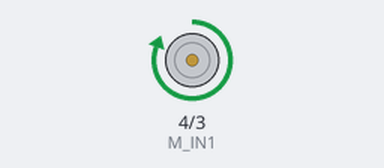
Bench run of a sketch on a simulated Arduino Uno, built with avr-gcc and run on an emulated ATmega328P. Parts: motor-driver pin pairs drawn as motors (green arrow = first pin HIGH = forward, orange = second pin HIGH = backward, longer = more drive, scaled by the enable pin).

Above: at 2.5 s.
At 7.5 s:
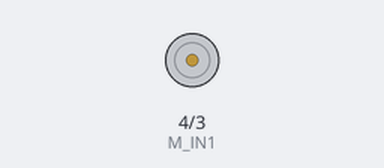
At 12.5 s:
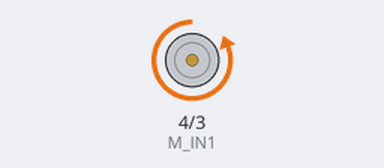
Timing chart, 0 to 19.5 s (numbered marks = the images above):
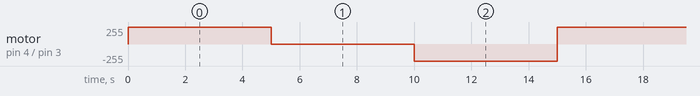

The sketch:

1114_DCMotor1.ino
```cpp
#define EA 5 // 모터드라이버 EA 핀, 아두이노 우노 보드 디지털 5번 핀에 연결
#define M_IN1 4 // 모터드라이버 IN1 핀, 아두이노 우노 보드 디지털 4번 핀에 연결
#define M_IN2 3 // 모터드라이버 IN2 핀, 아두이노 우노 보드 디지털 3번 핀에 연결
int motorA_vector = 1; // DC모터의 회전방향이 반대일 시 1을 0으로
// "1"을 "0"으로 바꿔주면 DC모터의 회전방향이 바뀜.

void setup() {
pinMode(EA, OUTPUT); // EA와 연결된 핀 출력 설정
pinMode(M_IN1, OUTPUT); // IN1과 연결된 핀 출력 설정
pinMode(M_IN2, OUTPUT); // IN2와 연결된 핀 출력 설정
}

void loop() {
// DC모터 정회전
digitalWrite(EA, HIGH); // 모터구동 ON
digitalWrite(M_IN1, motorA_vector); // IN1에 HIGH(or LOW)
digitalWrite(M_IN2, !motorA_vector); // IN2에 LOW(or HIGH)
delay(5000); // 5초간 지연

// DC모터 정지
digitalWrite(EA, LOW); // 모터구동 OFF
digitalWrite(M_IN1, LOW); // IN1에 LOW
digitalWrite(M_IN2, LOW); // IN2에 LOW
delay(5000); // 5초간 지연

// DC모터 역회전
digitalWrite(EA, HIGH); // 모터구동 ON
digitalWrite(M_IN1, !motorA_vector); // IN1에 LOW(or HIGH)
digitalWrite(M_IN2, motorA_vector); // IN2에 HIGH(or LOW)
delay(5000); // 5
}
```

Measured:
- by itself, motor on pin 4 (M_IN1) / pin 3 (M_IN2): repeats every 15.0 s: stopped 5.0 s, backward 255/255 5.0 s, forward 255/255 5.0 s
